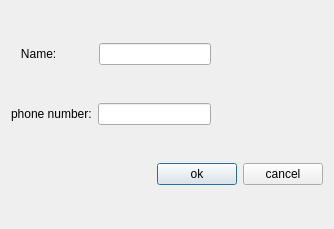
<?xml version="1.0" encoding="UTF-8"?>
<ui version="4.0">
 <class>Dialog</class>
 <widget class="QDialog" name="Dialog">
  <property name="geometry">
   <rect>
    <x>0</x>
    <y>0</y>
    <width>334</width>
    <height>229</height>
   </rect>
  </property>
  <property name="windowTitle">
   <string>Dialog</string>
  </property>
  <layout class="QVBoxLayout" name="verticalLayout">
   <item>
    <layout class="QHBoxLayout" name="horizontalLayout">
     <item>
      <widget class="QLabel" name="label">
       <property name="text">
        <string>   Name:           </string>
       </property>
      </widget>
     </item>
     <item>
      <widget class="QLineEdit" name="lineEdit"/>
     </item>
     <item>
      <spacer name="horizontalSpacer">
       <property name="orientation">
        <enum>Qt::Horizontal</enum>
       </property>
       <property name="sizeHint" stdset="0">
        <size>
         <width>40</width>
         <height>20</height>
        </size>
       </property>
      </spacer>
     </item>
    </layout>
   </item>
   <item>
    <layout class="QHBoxLayout" name="horizontalLayout_2">
     <item>
      <widget class="QLabel" name="label_2">
       <property name="text">
        <string>phone number:</string>
       </property>
      </widget>
     </item>
     <item>
      <widget class="QLineEdit" name="lineEdit_2"/>
     </item>
     <item>
      <spacer name="horizontalSpacer_2">
       <property name="orientation">
        <enum>Qt::Horizontal</enum>
       </property>
       <property name="sizeHint" stdset="0">
        <size>
         <width>40</width>
         <height>20</height>
        </size>
       </property>
      </spacer>
     </item>
    </layout>
   </item>
   <item>
    <layout class="QHBoxLayout" name="horizontalLayout_3">
     <item>
      <spacer name="horizontalSpacer_3">
       <property name="orientation">
        <enum>Qt::Horizontal</enum>
       </property>
       <property name="sizeHint" stdset="0">
        <size>
         <width>40</width>
         <height>20</height>
        </size>
       </property>
      </spacer>
     </item>
     <item>
      <widget class="QPushButton" name="pushButton">
       <property name="text">
        <string>ok</string>
       </property>
      </widget>
     </item>
     <item>
      <widget class="QPushButton" name="pushButton_2">
       <property name="text">
        <string>cancel</string>
       </property>
      </widget>
     </item>
    </layout>
   </item>
  </layout>
 </widget>
 <resources/>
 <connections/>
</ui>
